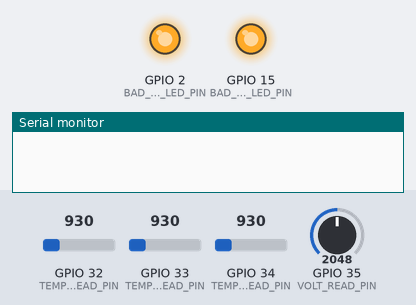
The sketch below on a simulated ESP32. Shown: output pins drawn as LEDs (lit = HIGH), the last lines printed to the serial monitor. The inputs (shaded band) are chosen by the test bench; at power-on: GPIO 32 (TEMP1_READ_PIN) = 930, GPIO 33 (TEMP2_READ_PIN) = 930, GPIO 34 (TEMP3_READ_PIN) = 930, GPIO 35 (VOLT_READ_PIN) = 2048.

Above: at 0.1 s.
At 6.2 s:
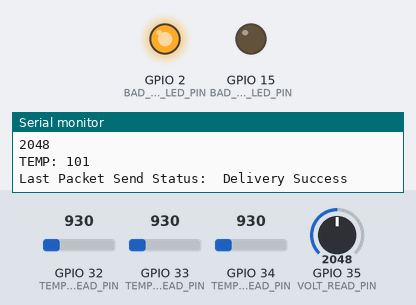
6.3 s: GPIO 32 (TEMP1_READ_PIN) set to 1004
9.5 s: GPIO 33 (TEMP2_READ_PIN) set to 1069
At 11.1 s:
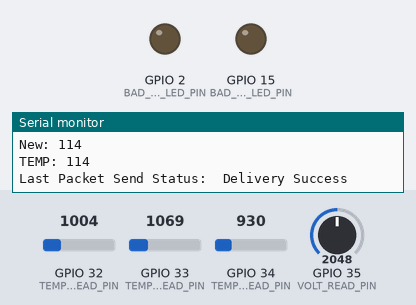
Timing chart, 0 to 12.6 s (numbered marks = the images above; inputs shaded):
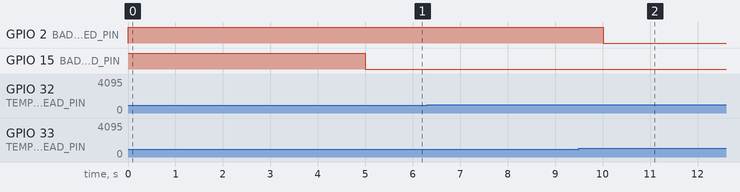

The sketch:

ESP-One.ino
```cpp
#include <esp_now.h>
#include <WiFi.h>

#define TEMP1_READ_PIN 32
#define TEMP2_READ_PIN 33
#define TEMP3_READ_PIN 34
#define VOLT_READ_PIN 35
#define BAD_VOLT_LED_PIN 15
#define BAD_TEMP_LED_PIN 2
#define VOLT_HIGH_BOUND 1895
#define VOLT_LOW_BOUND 1865
#define MS_TO_SEC 1000
#define ONE_SECOND (1 * MS_TO_SEC)
#define FIVE_SECONDS (5 * MS_TO_SEC)
#define HEAT_ENABLE_AT 68
#define HEAT_DISABLE_AT 72
#define ESP_TWO_CHANNEL 0
#define PEER_ADDR_MEM_BYTES 6
#define RESET 0
#define C_TO_F 9 / 5 + 32
#define TMP36_F_MODIFIER -8
#define E_D_SETTLER 3
#define NUM_SENSORS_READ

const uint8_t ESPTwoAddress[] = {0x24, 0x6F, 0x28, 0xB2, 0xD6, 0x84};

static int tempInF = RESET;
static int temp1InF = RESET;
static int temp2InF = RESET;
static int temp3InF = RESET;
static int tempStack = RESET;
static bool firstPass = true;
static uint8_t tempNumRead = RESET;
static uint8_t modifySettler = RESET;

// Structure example to receive data
// Must match the sender structure
typedef struct struct_transmit_packet {
  int temp;
  bool heatOnFlag;
} struct_transmit_packet;

struct_transmit_packet myData;

enum ESP_One_st {
  temp_reading_st,
  transmit_st,
  bad_volt_st,
  bad_temp_st} ESP_One_current_st;

static int volt_to_farenheit(int x) {
  return ((x - 500) / 10) * C_TO_F + TMP36_F_MODIFIER;
}

void tempRead() {
  tempStack = RESET;
  tempNumRead = RESET;

  // put your main code here, to run repeatedly:
  temp1InF = volt_to_farenheit(analogRead(TEMP1_READ_PIN));
  temp2InF = volt_to_farenheit(analogRead(TEMP2_READ_PIN));
  temp3InF = volt_to_farenheit(analogRead(TEMP3_READ_PIN));

  if (abs(temp1InF - (temp2InF + temp3InF) / 2) > 2) {
    Serial.print(abs(temp1InF - (temp2InF + temp3InF) / 2));
    Serial.print(" Temp1 ignored ");
    Serial.println(temp1InF);
  } else {
    tempNumRead++;
    tempStack += temp1InF;
  }

  if (abs(temp2InF - (tempStack + temp3InF) / (tempNumRead + 1)) > 2) {
    Serial.print(abs(temp2InF - (tempStack + temp3InF) / (tempNumRead + 1)));
    Serial.print(" Temp2 ignored ");
    Serial.println(temp2InF);
  } else {
    tempNumRead++;
    tempStack += temp2InF;
  }

  if (abs(temp3InF - tempStack / tempNumRead) > 2) {
    Serial.print(abs(temp3InF - tempStack / (tempNumRead + 1)));
    Serial.print("Temp3 ignored ");
    Serial.println(temp3InF);
  } else {
    tempNumRead++;
    tempStack += temp3InF;
  }

  tempInF = tempStack / tempNumRead;
  if (analogRead(VOLT_READ_PIN) > VOLT_HIGH_BOUND || analogRead(VOLT_READ_PIN) < VOLT_LOW_BOUND) {
    Serial.println("out of volt bounds");
    Serial.println(analogRead(VOLT_READ_PIN));
    digitalWrite(BAD_VOLT_LED_PIN, LOW);
    myData.heatOnFlag = false;
    esp_now_send(ESPTwoAddress, (uint8_t *) &myData, sizeof(myData));
    ESP_One_current_st = bad_volt_st;
  }

  if (!firstPass && abs(myData.temp - tempInF) > 5) {
    Serial.println("tempature variation too high");
    Serial.print("Old: ");
    Serial.print(myData.temp);
    Serial.print(" New: ");
    Serial.println(tempInF);
    digitalWrite(BAD_TEMP_LED_PIN, LOW);
    myData.heatOnFlag = false;
    esp_now_send(ESPTwoAddress, (uint8_t *) &myData, sizeof(myData));
    ESP_One_current_st = bad_temp_st;
  } else firstPass = false;

  myData.temp = tempInF;

  Serial.print("TEMP: ");
  Serial.println(tempInF);
}

void OnDataSent(const uint8_t *mac_addr, esp_now_send_status_t status) {
  Serial.print("\r\nLast Packet Send Status:\t");
  Serial.println(status == ESP_NOW_SEND_SUCCESS ? "Delivery Success" : "Delivery Fail");
}

/*
 * Setup function
 */
void setup() {
  // put your setup code here, to run once:
  Serial.begin(115200);
  pinMode(VOLT_READ_PIN, INPUT);
  pinMode(TEMP1_READ_PIN, INPUT);
  pinMode(TEMP2_READ_PIN, INPUT);
  pinMode(TEMP3_READ_PIN, INPUT);
  pinMode(BAD_VOLT_LED_PIN, OUTPUT);
  pinMode(BAD_TEMP_LED_PIN, OUTPUT);
  digitalWrite(BAD_VOLT_LED_PIN, HIGH);
  digitalWrite(BAD_TEMP_LED_PIN, HIGH);

  firstPass = true;
  ESP_One_current_st = temp_reading_st;

  WiFi.mode(WIFI_STA);

  if (esp_now_init() != ESP_OK) {
    Serial.println("Error initializing ESP-NOW");
    return;
  }

  esp_now_register_send_cb(OnDataSent);

  esp_now_peer_info_t peerInfo;
  memcpy(peerInfo.peer_addr, ESPTwoAddress, PEER_ADDR_MEM_BYTES);
  peerInfo.channel = ESP_TWO_CHANNEL;
  peerInfo.encrypt = false;

  if (esp_now_add_peer(&peerInfo) != ESP_OK) {
    Serial.println("Failed to add peer");
    return;
  }

  delay(FIVE_SECONDS);
}

/*
 * Loop state machine
 */
void loop() {
  switch (ESP_One_current_st) {
  case temp_reading_st:
    Serial.println("temp_reading_st");
    tempRead();

    // if below enable cutoff or above disable cutoff, move to transmit
    if ((!myData.heatOnFlag && tempInF <= HEAT_ENABLE_AT) ||
          (myData.heatOnFlag && tempInF >= HEAT_DISABLE_AT)) {
      Serial.println(modifySettler);
      modifySettler++;
      if (modifySettler >= E_D_SETTLER) {
        myData.heatOnFlag = (tempInF <= HEAT_ENABLE_AT); //set flag to true or false based on tempature.
        ESP_One_current_st = transmit_st; //change state to transmit
        modifySettler = RESET;
      }
    } else {
      modifySettler = RESET;
    }

    break;
   case transmit_st:
    Serial.println("transmit_st");

    esp_now_send(ESPTwoAddress, (uint8_t *) &myData, sizeof(myData));
    ESP_One_current_st = temp_reading_st;

    break;
   case bad_volt_st:
    Serial.println("bad_volt_st");
    tempRead();
    if (analogRead(VOLT_READ_PIN) < VOLT_HIGH_BOUND && analogRead(VOLT_READ_PIN) > VOLT_LOW_BOUND) {
      digitalWrite(BAD_VOLT_LED_PIN, HIGH);
      ESP_One_current_st = temp_reading_st;
    }

    break;
   case bad_temp_st:
    break;
   default:
    Serial.println("Default");
    break;
  }

  delay(ONE_SECOND);
}
```

Measured:
- after the input at 9.5 s, GPIO 2 (BAD_TEMP_LED_PIN): HIGH → LOW after 0.52 s
